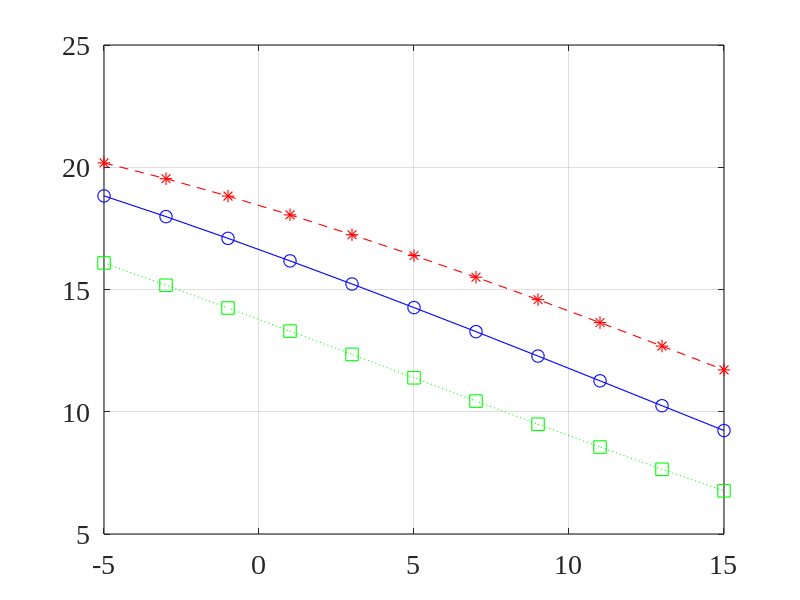
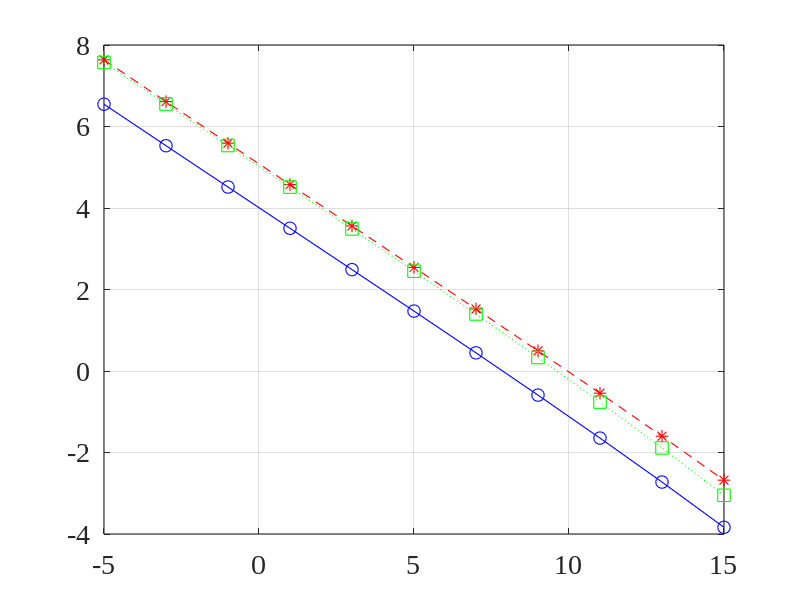
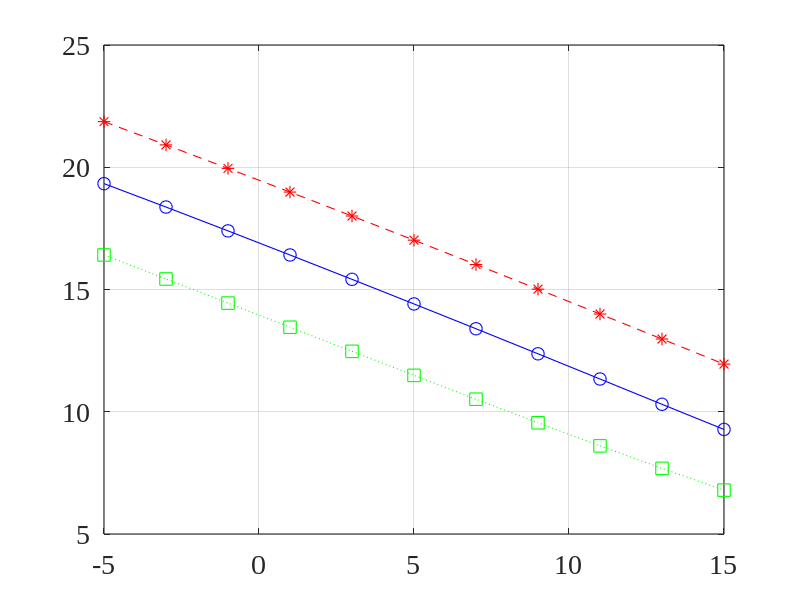
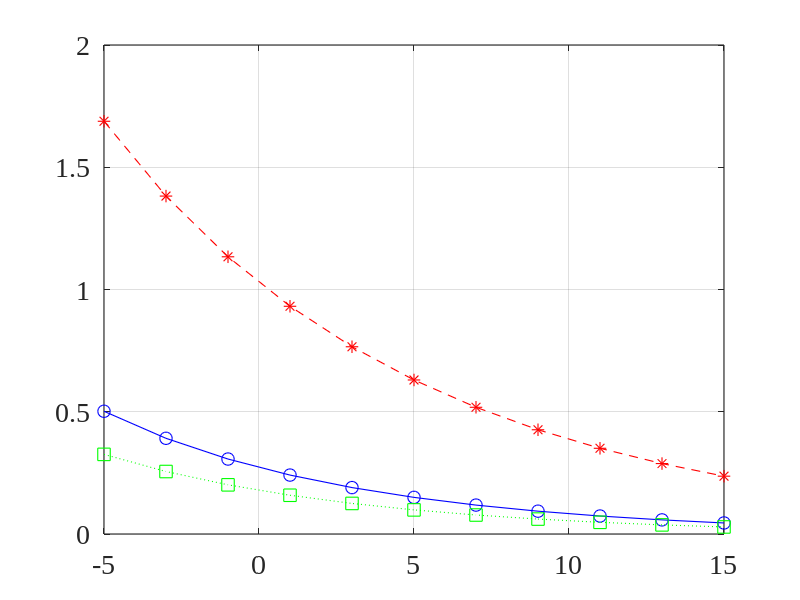

MATLAB code for these plots, in order:
close all; clc; clear all;
linewd = 0.8;
hcfontsize = 20;
MarkerSize=9;

broadband_iSNR_dB=(-5:15)';
broadband_iSNR=10.^(broadband_iSNR_dB/10);

f=linspace(-0.5,0.5,1e4);  % frequency
f=f(2:end-1);
df=f(2)-f(1);

A=0.5;
T=500;
f0=0.1;
phiX=A^2/4*(sin(T*pi*(f+f0))./sin(pi*(f+f0))).^2+A^2/4*(sin(T*pi*(f-f0))./sin(pi*(f-f0))).^2;

phiV=T*A^2/2./broadband_iSNR;

narrowband_iSNR=(1./phiV) * phiX;
H_W=narrowband_iSNR./(1+narrowband_iSNR);

int_phiX=df*ones(size(broadband_iSNR))*sum(phiX);
int_phiV=phiV;

gain_values=zeros(length(broadband_iSNR),3);
MSE_values=zeros(length(broadband_iSNR),3);
xi_n_values=zeros(length(broadband_iSNR),3);
xi_d_values=zeros(length(broadband_iSNR),3);

k=2;
H=narrowband_iSNR./(1+narrowband_iSNR);
teta=acos(H.^0.5);
int_H2_phiX=df*sum(H.^2 .* (ones(size(broadband_iSNR))*phiX),2);
int_H2_phiV=df* sum(H.^2 .* (phiV * ones(size(f))),2);
int_Hm12_phiX=df*sum(abs(H-1).^2 .* (ones(size(broadband_iSNR))*phiX),2);
oSNR=int_H2_phiX./int_H2_phiV;
oSNR_dB=10*log10(oSNR);
gain=oSNR_dB-broadband_iSNR_dB;
MSE=10*log10(int_H2_phiV+int_Hm12_phiX);
xi_n=10*log10(int_phiV./int_H2_phiV);
xi_d=10*log10(int_phiX./int_H2_phiX);
gain_values(:,k)=gain;
MSE_values(:,k)=MSE;
xi_n_values(:,k)=xi_n;
xi_d_values(:,k)=xi_d;

k=1;
H=1-sin(teta); % mag
int_H2_phiX=df*sum(H.^2 .* (ones(size(broadband_iSNR))*phiX),2);
int_H2_phiV=df* sum(H.^2 .* (phiV * ones(size(f))),2);
int_Hm12_phiX=df*sum(abs(H-1).^2 .* (ones(size(broadband_iSNR))*phiX),2);
oSNR=int_H2_phiX./int_H2_phiV;
oSNR_dB=10*log10(oSNR);
gain=oSNR_dB-broadband_iSNR_dB;
MSE=10*log10(int_H2_phiV+int_Hm12_phiX);
xi_n=10*log10(int_phiV./int_H2_phiV);
xi_d=10*log10(int_phiX./int_H2_phiX);
gain_values(:,k)=gain;
MSE_values(:,k)=MSE;
xi_n_values(:,k)=xi_n;
xi_d_values(:,k)=xi_d;

k=3;
H=(narrowband_iSNR./(1+narrowband_iSNR)).^0.5; % pow
int_H2_phiX=df*sum(H.^2 .* (ones(size(broadband_iSNR))*phiX),2);
int_H2_phiV=df* sum(H.^2 .* (phiV * ones(size(f))),2);
int_Hm12_phiX=df*sum(abs(H-1).^2 .* (ones(size(broadband_iSNR))*phiX),2);
oSNR=int_H2_phiX./int_H2_phiV;
oSNR_dB=10*log10(oSNR);
gain=oSNR_dB-broadband_iSNR_dB;
MSE=10*log10(int_H2_phiV+int_Hm12_phiX);
xi_n=10*log10(int_phiV./int_H2_phiV);
xi_d=10*log10(int_phiX./int_H2_phiX);
gain_values(:,k)=gain;
MSE_values(:,k)=MSE;
xi_n_values(:,k)=xi_n;
xi_d_values(:,k)=xi_d;

figure
plot(broadband_iSNR_dB(1:2:end),gain_values(1:2:end,1),'--r*','linewidth',linewd, 'MarkerSize',MarkerSize);
hold on
plot(broadband_iSNR_dB(1:2:end),gain_values(1:2:end,2),'-bo','linewidth',linewd, 'MarkerSize',MarkerSize);
plot(broadband_iSNR_dB(1:2:end),gain_values(1:2:end,3),':gs','linewidth',linewd, 'MarkerSize',MarkerSize);
hold off
set(gca, 'Color', [1, 1, 1]); 
set(gca, 'FontName', 'Times New Roman');
set(gca, 'FontSize', hcfontsize);
set(gca, 'LineWidth', linewd); 
box on; grid on;

figure
plot(broadband_iSNR_dB(1:2:end),MSE_values(1:2:end,1),'--r*','linewidth',linewd, 'MarkerSize',MarkerSize);
hold on
plot(broadband_iSNR_dB(1:2:end),MSE_values(1:2:end,2),'-bo','linewidth',linewd, 'MarkerSize',MarkerSize);
plot(broadband_iSNR_dB(1:2:end),MSE_values(1:2:end,3),':gs','linewidth',linewd, 'MarkerSize',MarkerSize);
hold off
set(gca, 'Color', [1, 1, 1]); 
set(gca, 'FontName', 'Times New Roman');
set(gca, 'FontSize', hcfontsize);
set(gca, 'LineWidth', linewd); 
box on; grid on;

figure
plot(broadband_iSNR_dB(1:2:end),xi_n_values(1:2:end,1),'--r*','linewidth',linewd, 'MarkerSize',MarkerSize);
hold on
plot(broadband_iSNR_dB(1:2:end),xi_n_values(1:2:end,2),'-bo','linewidth',linewd, 'MarkerSize',MarkerSize);
plot(broadband_iSNR_dB(1:2:end),xi_n_values(1:2:end,3),':gs','linewidth',linewd, 'MarkerSize',MarkerSize);
hold off
set(gca, 'Color', [1, 1, 1]); 
set(gca, 'FontName', 'Times New Roman');
set(gca, 'FontSize', hcfontsize);
set(gca, 'LineWidth', linewd); 
box on; grid on;

figure
plot(broadband_iSNR_dB(1:2:end),xi_d_values(1:2:end,1),'--r*','linewidth',linewd, 'MarkerSize',MarkerSize);
hold on
plot(broadband_iSNR_dB(1:2:end),xi_d_values(1:2:end,2),'-bo','linewidth',linewd, 'MarkerSize',MarkerSize);
plot(broadband_iSNR_dB(1:2:end),xi_d_values(1:2:end,3),':gs','linewidth',linewd, 'MarkerSize',MarkerSize);
hold off
set(gca, 'Color', [1, 1, 1]); 
set(gca, 'FontName', 'Times New Roman');
set(gca, 'FontSize', hcfontsize);
set(gca, 'LineWidth', linewd); 
box on; grid on;
